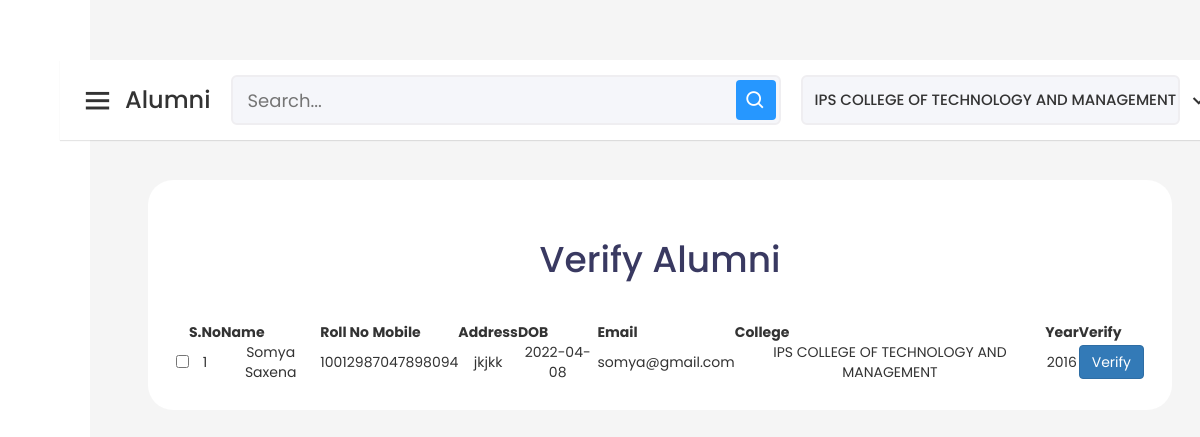
Page /CollegePanel/VerifyA.php (signed in) on the committed database.
### tables this page shows
CREATE TABLE `alumni` (
  `name` varchar(75) NOT NULL,
  `alumni_id` varchar(255) NOT NULL,
  `rno` varchar(20) NOT NULL,
  `password` varchar(75) NOT NULL,
  `mobile` varchar(15) NOT NULL,
  `address` varchar(200) NOT NULL,
  `dob` varchar(50) NOT NULL,
  `email` varchar(50) NOT NULL,
  `stat1` varchar(15) NOT NULL,
  `sex` varchar(10) NOT NULL,
  `college` varchar(50) NOT NULL,
  `year` varchar(10) NOT NULL,
  `stat2` varchar(20) NOT NULL,
  `des` varchar(1000) NOT NULL,
  `Course` varchar(255) NOT NULL,
  `verified` int(5) NOT NULL,
  `pass_rec` varchar(100) NOT NULL
);

### CollegePanel/VerifyA.php (the view, shortened to what this page needs)
<?php
require "../dbcon.php";
if(!isset($_SESSION['college']))
{
    header("location:../login.php");
}
else{
    $a=$_SESSION['college'];
    }
    ?>
<!DOCTYPE html>
<html lang="en" dir="ltr">
<head>
    <link rel="stylesheet" href="s.css">
    <link href='https://unpkg.com/boxicons@2.0.7/css/boxicons.min.css' rel='stylesheet'>
    <link rel="stylesheet" href="https://maxcdn.bootstrapcdn.com/bootstrap/4.4.1/css/bootstrap.min.css">
    <link rel="stylesheet" href="style.css">
    <link rel="stylesheet" href="https://cdn.jsdelivr.net/npm/bootstrap-icons@1.3.0/font/bootstrap-icons.css">
    <link rel="stylesheet" href="register.css">
    <link rel="stylesheet" href="https://cdnjs.cloudflare.com/ajax/libs/font-awesome/5.15.3/css/all.min.css"
 />
    <link rel="stylesheet" href="https://maxcdn.bootstrapcdn.com/bootstrap/3.3.5/css/bootstrap.min.css">
    <link rel="stylesheet" href="https://cdnjs.cloudflare.com/ajax/libs/bootstrap-table/1.10.0/bootstrap-table.min.css">
    <link rel="stylesheet"
        href="https://rawgit.com/vitalets/x-editable/master/dist/bootstrap3-editable/css/bootstrap-editable.css">
</head>
<body>
    <?php include "sidebar.php"?>
    <div class="mainadd">
        <div class="container">
            <h1>Verify Alumni</h1>
            <br>
            <table id="table" data-toggle="table" data-search="true" data-filter-control="true" data-show-export="true"
                data-click-to-select="true" data-toolbar="#toolbar" data-show-pagination-switch="true"
                data-pagination="true" data-show-columns="true" data-show-columns-toggle-all="true"
                data-detail-view="true" data-escape="false">
                <thead>
                    <tr>
                        <th data-field="state" data-checkbox="true"></th>
                        <th data-field="S.No" data-filter-control="input" data-sortable="true">S.No</th>
                        <th data-field="Name" data-filter-control="input" data-sortable="true">Name</th>
                        <th data-field="Roll No" data-filter-control="input" data-sortable="true">Roll No</th>
                        <th data-field="Mobile" data-filter-control="input" data-sortable="true">Mobile</th>
                        <th data-field="Address" data-filter-control="input" data-sortable="true">Address</th>
                        <th data-field="DOB" data-filter-control="input" data-sortable="true">DOB</th>
                        <th data-field="Email" data-filter-control="input" data-sortable="true">Email</th>
                        <th data-field="College" data-filter-control="input" data-sortable="true">College</th>
                        <th data-field="Year" data-filter-control="input" data-sortable="true">Year</th>
                        <th data-field="Verify" data-filter-control="input" data-sortable="true">Verify</th>
                    </tr>
                </thead>
                <tbody>
                    <?php
              $i=1;
              $query ="SELECT * FROM alumni where college='$a' and verified='0' ";
              $result = mysqli_query($db,$query);
              while( $row = mysqli_fetch_array($result))
              {
                ?>
                    <tr>
                        <td class="bs-checkbox "><input data-index="0" name="btSelectItem" type="checkbox"></td>
                        <td><?php echo $i++; ?></td>
                        <td><?php echo $row['name']; ?></td>
                        <td><?php echo $row['rno']; ?></td>
                        <td><?php echo $row['mobile']; ?></td>
                        <td><?php echo $row['address']; ?></td>
                        <td><?php echo $row['dob']; ?></td>
                        <td><?php echo $row['email']; ?></td>
                        <td><?php echo $row['college']; ?></td>
                        <td><?php echo $row['year']; ?></td>
                        <td>
                        <form action="verifydetail.php" method="POST">
                                    <button type="submit" name="check" class="btn btn-primary">Verify</button>
                                </form>
                        </td>
                    </tr>
                    <?php
              }
              ?>
                </tbody>
            </table>
        </div>
    </div>
    </section>
</body>
</html>

### CollegePanel/s.css (style rules this page uses)
* { margin: 0; padding: 0; box-sizing: border-box; font-family: 'Poppins', sans-serif; }

### user_panel/css/style.css (style rules this page uses)
body { font-family: "Open Sans", sans-serif; color: #444444; }
h1, h2, h3, h4, h5, h6 { font-family: "Krub", sans-serif; }

### register.css (style rules this page uses)
* { margin: 0; padding: 0; outline: none; font-family: "Poppins", sans-serif; }
:root { --primary: rgb(46, 73, 161); --secondary: #333; --errorColor: red; --stepNumber: 6; --containerWidth: 600px; --bgColor: #333; --inputBorderColor: lightgray; }
body { display: flex; align-items: center; justify-content: center; min-height: 100vh; overflow-x: hidden; background: #bed2f1; }
.container { width: var(--containerWidth); background: #fff; text-align: center; border-radius: 25px; padding: 50px 35px 10px 35px; margin: 90px 0 90px 0; }

### CollegePanel/VerifyA.php (style rules this page uses)
.mainadd { overflow-y: hidden; padding-top: 30px; }
h1 { color: rgb(57, 57, 97); padding: 12px; text-align: center; }
.container { width: 1024px; padding: 2em; }

### rows in the picture
alumni: name "Somya Saxena", rno "1001298", mobile "7047898094", address "jkjkk", dob "2022-04-08", email "somya@gmail.com", college "IPS COLLEGE OF TECHNOLOGY AND MANAGEMENT", year "2016"

### other values in the picture
$_SESSION['college'] "IPS COLLEGE OF TECHNOLOGY AND MANAGEMENT"
